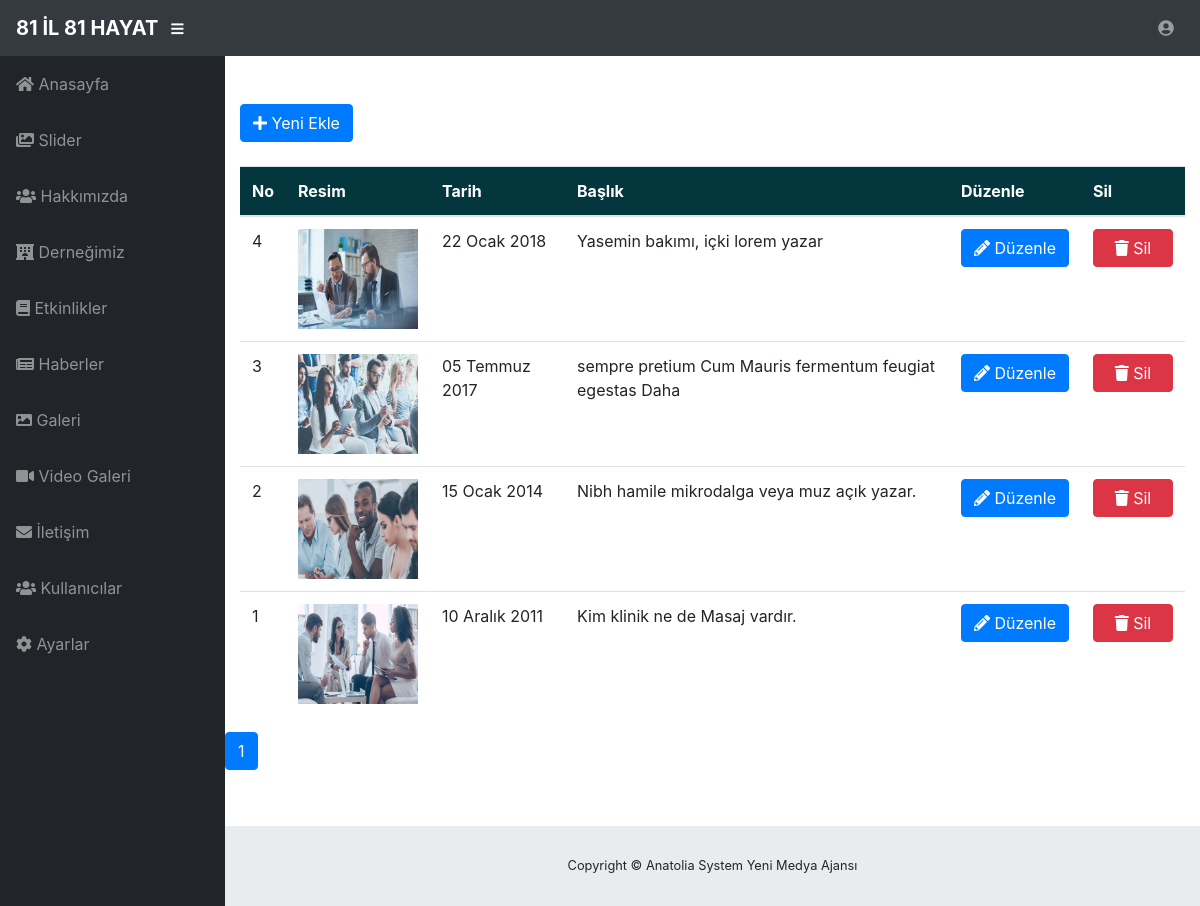
/admin/etkinlikler.php (signed in), run on the app's committed database.
### tables this page shows
CREATE TABLE `etkinlikler` (
  `etkinlikler_id` int(11) NOT NULL,
  `etkinlikler_tarih` varchar(100) NOT NULL,
  `etkinlikler_baslik` varchar(100) NOT NULL,
  `etkinlikler_icerik` text NOT NULL,
  `etkinlikler_yol` varchar(250) NOT NULL
);

### admin/etkinlikler.php (the view, shortened to what this page needs)
<?php include 'header.php';
$etkinliklersor=$db->prepare("select * from etkinlikler order by etkinlikler_id desc ");
$etkinliklersor->execute();
$toplam_icerik=$etkinliklersor->rowCount();
$sayfada = 10;
$toplam_sayfa = ceil($toplam_icerik / $sayfada);
$sayfa = isset($_GET['sayfa']) ? (int) $_GET['sayfa'] : 1;
$limit = ($sayfa - 1) * $sayfada;
$sorgu=$db->prepare("select * from etkinlikler order by etkinlikler_id desc LIMIT " . $limit . ", " . $sayfada."");
$sorgu->execute();
?>
<div class="table-responsive">
	<div class="container">
		<div class="row">
			<div class="col-md-12">
				<br>
				<br>
				<a href="etkinliklerekle.php">
					<button class="btn btn-primary"><i class="fas fa-plus"></i> Yeni Ekle</button>
				</a>
				<br>
				<br>
				<table class="table">
					<thead style="background-color: #03363D; color: white;">
						<tr>
							<th>No</th>
							<th>Resim</th>
							<th>Tarih</th>
							<th>Başlık</th>
							<th>Düzenle</th>
							<th>Sil</th>
						</tr>
					</thead>
					<tbody>
						<?php
						while($etkinliklercek=$sorgu->fetch(PDO::FETCH_ASSOC)) {
							?>
							<tr>
								<td><?php echo $etkinliklercek['etkinlikler_id']; ?></td>
								<td><img width="120" height="100" src="../<?php echo $etkinliklercek['etkinlikler_yol']; ?>"></td>
								<td><?php echo $etkinliklercek['etkinlikler_tarih']; ?></td>
								<td><?php echo $etkinliklercek['etkinlikler_baslik']; ?></td>
								<td><a href="etkinliklerduzenle.php?etkinlikler_id=<?php echo $etkinliklercek['etkinlikler_id']; ?>"><button  class="btn btn-primary btn-xs"><i class="fas fa-pencil-alt"></i> Düzenle</button></a></td>
								<td><a href="islem.php?etkinliklersil=ok&etkinlikler_id=<?php echo $etkinliklercek['etkinlikler_id']; ?>" onclick="return confirmDel();"><button style="width:80px;" class="btn btn-danger btn-xs"><i class="fa fa-trash" aria-hidden="true"></i> Sil</button></a></td>
							</tr>
						<?php } ?>
					</tbody>
				</table>
			</div>
			<br>
			<br>
			<br>
			<nav aria-label="Page navigation example">
				<ul class="pagination">
					<?php
					for($s = 1; $s <= $toplam_sayfa; $s++)
					{
           if($sayfa == $s) {
           	echo '<li class="page-item active"><a class="page-link" href="javascript:;">' . $s . '</a></li> ';
           } else {
           	echo '<li class="page-item"><a class="page-link" href="?sayfa=' . $s . '">' . $s . '   </a></li> ';
           }
       }
       ?>
   </ul>
</nav>
</div>
</div>
<br>
<br>
<br>
<br>
<br>
</div>
<?php include 'footer.php'; ?>

### admin/css/sb-admin.css (style rules this page uses)
html { position: relative; min-height: 100%; }
body { height: 100%; }
:root { --input-padding-x: 0.75rem; --input-padding-y: 0.75rem; }

### data on the page
etkinlikler: etkinlikler_id "4", etkinlikler_yol (picture), etkinlikler_tarih "22 Ocak 2018", etkinlikler_baslik "Yasemin bakımı, içki lorem yazar"
etkinlikler: etkinlikler_id "3", etkinlikler_yol (picture), etkinlikler_tarih "05 Temmuz 2017", etkinlikler_baslik "sempre pretium Cum Mauris fermentum feugiat egestas Daha"
etkinlikler: etkinlikler_id "2", etkinlikler_yol (picture), etkinlikler_tarih "15 Ocak 2014", etkinlikler_baslik "Nibh hamile mikrodalga veya muz açık yazar."
etkinlikler: etkinlikler_id "1", etkinlikler_yol (picture), etkinlikler_tarih "10 Aralık 2011", etkinlikler_baslik "Kim klinik ne de Masaj vardır."
